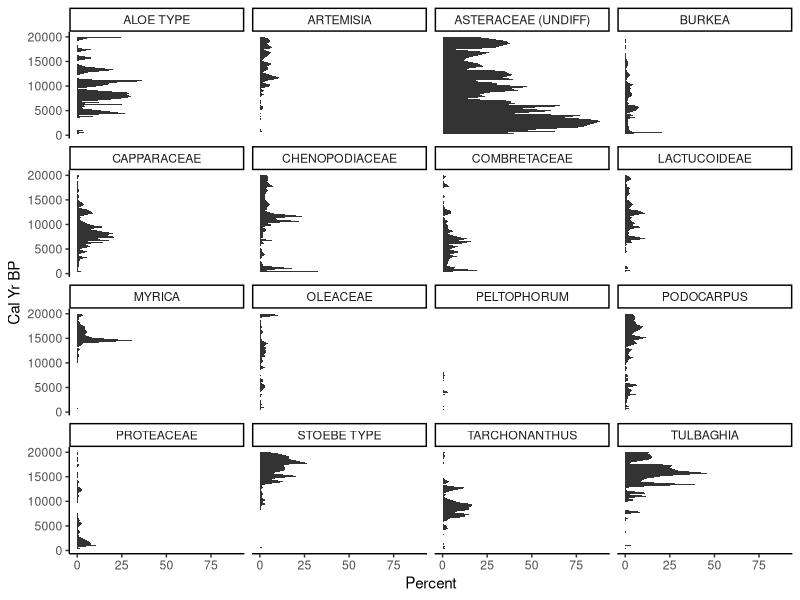

This figure's R source:
## ---- chunk 1
knitr::opts_chunk$set(echo = TRUE)
## ---- chunk 2
library("tidyverse")
Wkr3 <- readxl::read_xls("data/wonderkrater1982pollen.xls", sheet = 'Wkr B3 Pollen Percentages', skip = 2)
## ---- chunk 3
Wkr4 <- Wkr3 %>% pivot_longer(-`Cal yr BP`, names_to = "species", values_to = "Percentages") %>% 
  group_by(`species`) %>% 
  filter(max(Percentages) > 10)

g2 <- ggplot(Wkr4, aes(x = `Cal yr BP`, y = Percentages)) +
  geom_area() +
  labs(x = "Cal Yr BP", y = "Percent") +
  theme_classic() + 
  coord_flip() +
  facet_wrap(~ species)

g2
